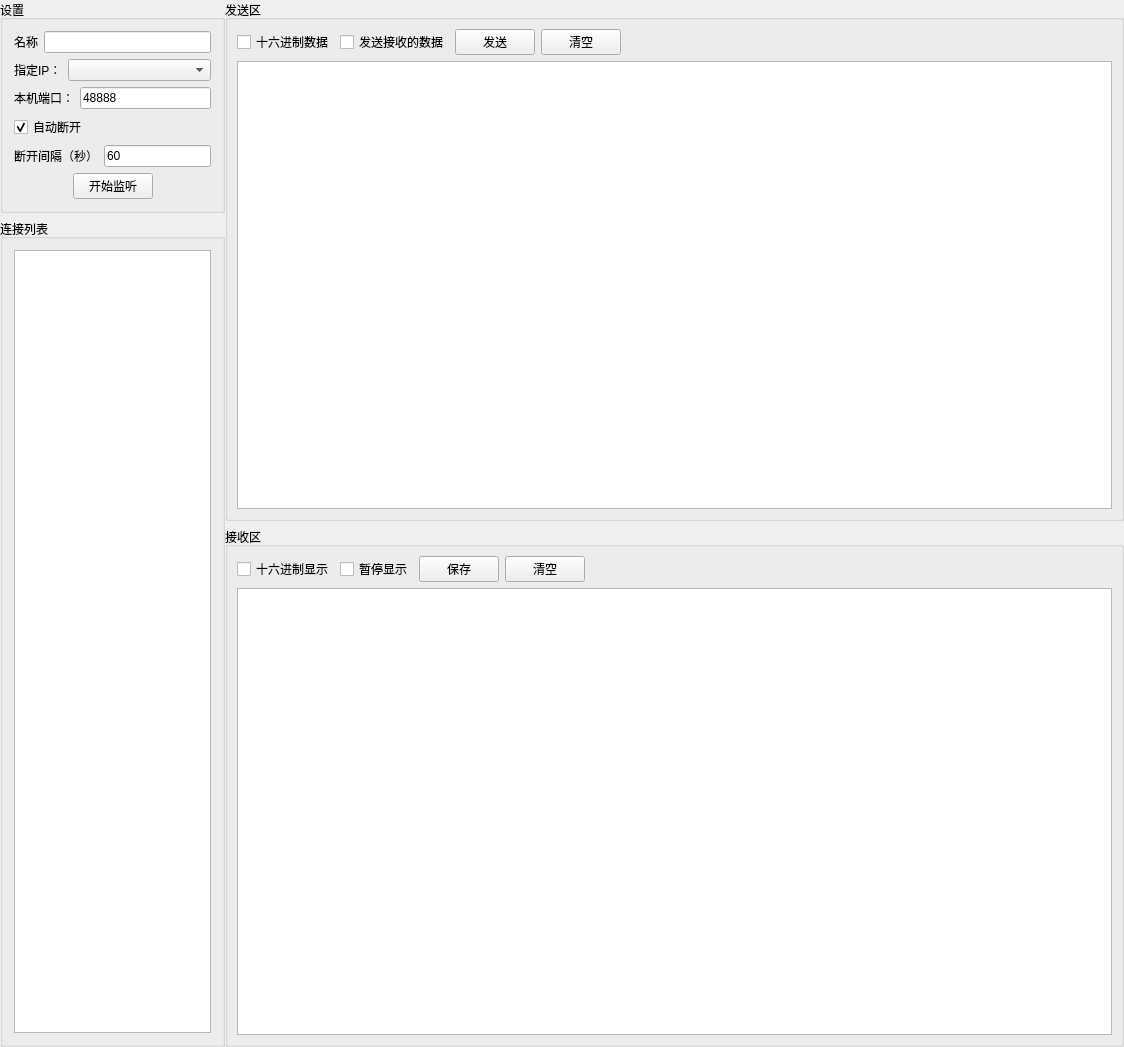
<?xml version="1.0" encoding="UTF-8"?>
<ui version="4.0">
 <class>UdpServerWidget</class>
 <widget class="QWidget" name="UdpServerWidget">
  <property name="geometry">
   <rect>
    <x>0</x>
    <y>0</y>
    <width>1124</width>
    <height>1047</height>
   </rect>
  </property>
  <property name="windowTitle">
   <string>UdpServerWidget</string>
  </property>
  <layout class="QHBoxLayout" name="horizontalLayout_4" stretch="2,8">
   <property name="spacing">
    <number>0</number>
   </property>
   <property name="leftMargin">
    <number>0</number>
   </property>
   <property name="topMargin">
    <number>0</number>
   </property>
   <property name="rightMargin">
    <number>0</number>
   </property>
   <property name="bottomMargin">
    <number>0</number>
   </property>
   <item>
    <layout class="QVBoxLayout" name="verticalLayout_3" stretch="2,8">
     <item>
      <widget class="QGroupBox" name="groupBox">
       <property name="title">
        <string>设置</string>
       </property>
       <layout class="QVBoxLayout" name="verticalLayout_2">
        <item>
         <layout class="QHBoxLayout" name="horizontalLayout_8">
          <item>
           <widget class="QLabel" name="label_4">
            <property name="text">
             <string>名称</string>
            </property>
           </widget>
          </item>
          <item>
           <widget class="QLineEdit" name="lineEdit_name">
            <property name="maxLength">
             <number>20</number>
            </property>
           </widget>
          </item>
         </layout>
        </item>
        <item>
         <layout class="QHBoxLayout" name="horizontalLayout">
          <item>
           <widget class="QLabel" name="label">
            <property name="sizePolicy">
             <sizepolicy hsizetype="Fixed" vsizetype="Preferred">
              <horstretch>0</horstretch>
              <verstretch>0</verstretch>
             </sizepolicy>
            </property>
            <property name="text">
             <string>指定IP：</string>
            </property>
           </widget>
          </item>
          <item>
           <widget class="QComboBox" name="comboBox_ip"/>
          </item>
         </layout>
        </item>
        <item>
         <layout class="QHBoxLayout" name="horizontalLayout_2">
          <item>
           <widget class="QLabel" name="label_2">
            <property name="text">
             <string>本机端口：</string>
            </property>
           </widget>
          </item>
          <item>
           <widget class="QLineEdit" name="lineEdit_port">
            <property name="inputMask">
             <string/>
            </property>
            <property name="text">
             <string>48888</string>
            </property>
            <property name="placeholderText">
             <string>48888</string>
            </property>
           </widget>
          </item>
         </layout>
        </item>
        <item>
         <widget class="QCheckBox" name="checkBox_auto_disconnect">
          <property name="text">
           <string>自动断开</string>
          </property>
          <property name="checked">
           <bool>true</bool>
          </property>
         </widget>
        </item>
        <item>
         <layout class="QHBoxLayout" name="horizontalLayout_3">
          <item>
           <widget class="QLabel" name="label_3">
            <property name="text">
             <string>断开间隔（秒）</string>
            </property>
           </widget>
          </item>
          <item>
           <widget class="QLineEdit" name="lineEdit_disconnect_interval">
            <property name="enabled">
             <bool>true</bool>
            </property>
            <property name="text">
             <string>60</string>
            </property>
           </widget>
          </item>
         </layout>
        </item>
        <item>
         <layout class="QHBoxLayout" name="horizontalLayout_7">
          <item>
           <spacer name="horizontalSpacer_3">
            <property name="orientation">
             <enum>Qt::Horizontal</enum>
            </property>
            <property name="sizeHint" stdset="0">
             <size>
              <width>40</width>
              <height>20</height>
             </size>
            </property>
           </spacer>
          </item>
          <item>
           <widget class="QPushButton" name="pushButton_listener">
            <property name="text">
             <string>开始监听</string>
            </property>
           </widget>
          </item>
          <item>
           <spacer name="horizontalSpacer_4">
            <property name="orientation">
             <enum>Qt::Horizontal</enum>
            </property>
            <property name="sizeHint" stdset="0">
             <size>
              <width>40</width>
              <height>20</height>
             </size>
            </property>
           </spacer>
          </item>
         </layout>
        </item>
        <item>
         <spacer name="verticalSpacer">
          <property name="orientation">
           <enum>Qt::Vertical</enum>
          </property>
          <property name="sizeHint" stdset="0">
           <size>
            <width>20</width>
            <height>32</height>
           </size>
          </property>
         </spacer>
        </item>
       </layout>
      </widget>
     </item>
     <item>
      <widget class="QGroupBox" name="groupBox_2">
       <property name="title">
        <string>连接列表</string>
       </property>
       <layout class="QVBoxLayout" name="verticalLayout">
        <item>
         <widget class="QListWidget" name="listWidget_clients">
          <property name="contextMenuPolicy">
           <enum>Qt::CustomContextMenu</enum>
          </property>
         </widget>
        </item>
       </layout>
      </widget>
     </item>
    </layout>
   </item>
   <item>
    <layout class="QVBoxLayout" name="verticalLayout_4">
     <item>
      <widget class="QGroupBox" name="groupBox_send">
       <property name="title">
        <string>发送区</string>
       </property>
       <layout class="QVBoxLayout" name="verticalLayout_6">
        <property name="spacing">
         <number>6</number>
        </property>
        <property name="leftMargin">
         <number>9</number>
        </property>
        <property name="topMargin">
         <number>9</number>
        </property>
        <property name="rightMargin">
         <number>9</number>
        </property>
        <property name="bottomMargin">
         <number>9</number>
        </property>
        <item>
         <layout class="QHBoxLayout" name="horizontalLayout_5">
          <item>
           <widget class="QCheckBox" name="checkBox_send_16">
            <property name="text">
             <string>十六进制数据</string>
            </property>
           </widget>
          </item>
          <item>
           <widget class="QCheckBox" name="checkBox_send_recv">
            <property name="text">
             <string>发送接收的数据</string>
            </property>
           </widget>
          </item>
          <item>
           <widget class="QPushButton" name="pushButton_send_send">
            <property name="text">
             <string>发送</string>
            </property>
           </widget>
          </item>
          <item>
           <widget class="QPushButton" name="pushButton_send_clear">
            <property name="text">
             <string>清空</string>
            </property>
           </widget>
          </item>
          <item>
           <spacer name="horizontalSpacer">
            <property name="orientation">
             <enum>Qt::Horizontal</enum>
            </property>
            <property name="sizeHint" stdset="0">
             <size>
              <width>40</width>
              <height>20</height>
             </size>
            </property>
           </spacer>
          </item>
         </layout>
        </item>
        <item>
         <widget class="QTextEdit" name="textEdit_send"/>
        </item>
       </layout>
      </widget>
     </item>
     <item>
      <widget class="QGroupBox" name="groupBox_recv">
       <property name="title">
        <string>接收区</string>
       </property>
       <layout class="QVBoxLayout" name="verticalLayout_5">
        <property name="spacing">
         <number>6</number>
        </property>
        <property name="leftMargin">
         <number>9</number>
        </property>
        <property name="topMargin">
         <number>9</number>
        </property>
        <property name="rightMargin">
         <number>9</number>
        </property>
        <property name="bottomMargin">
         <number>9</number>
        </property>
        <item>
         <layout class="QHBoxLayout" name="horizontalLayout_6">
          <item>
           <widget class="QCheckBox" name="checkBox_recv_16">
            <property name="text">
             <string>十六进制显示</string>
            </property>
           </widget>
          </item>
          <item>
           <widget class="QCheckBox" name="checkBox_recv_hide">
            <property name="text">
             <string>暂停显示</string>
            </property>
           </widget>
          </item>
          <item>
           <widget class="QPushButton" name="pushButton_recv_save">
            <property name="text">
             <string>保存</string>
            </property>
           </widget>
          </item>
          <item>
           <widget class="QPushButton" name="pushButton_recv_clear">
            <property name="text">
             <string>清空</string>
            </property>
           </widget>
          </item>
          <item>
           <spacer name="horizontalSpacer_2">
            <property name="orientation">
             <enum>Qt::Horizontal</enum>
            </property>
            <property name="sizeHint" stdset="0">
             <size>
              <width>40</width>
              <height>20</height>
             </size>
            </property>
           </spacer>
          </item>
         </layout>
        </item>
        <item>
         <widget class="QTextEdit" name="textEdit_recv"/>
        </item>
       </layout>
      </widget>
     </item>
    </layout>
   </item>
  </layout>
 </widget>
 <layoutdefault spacing="6" margin="11"/>
 <resources/>
 <connections/>
</ui>
